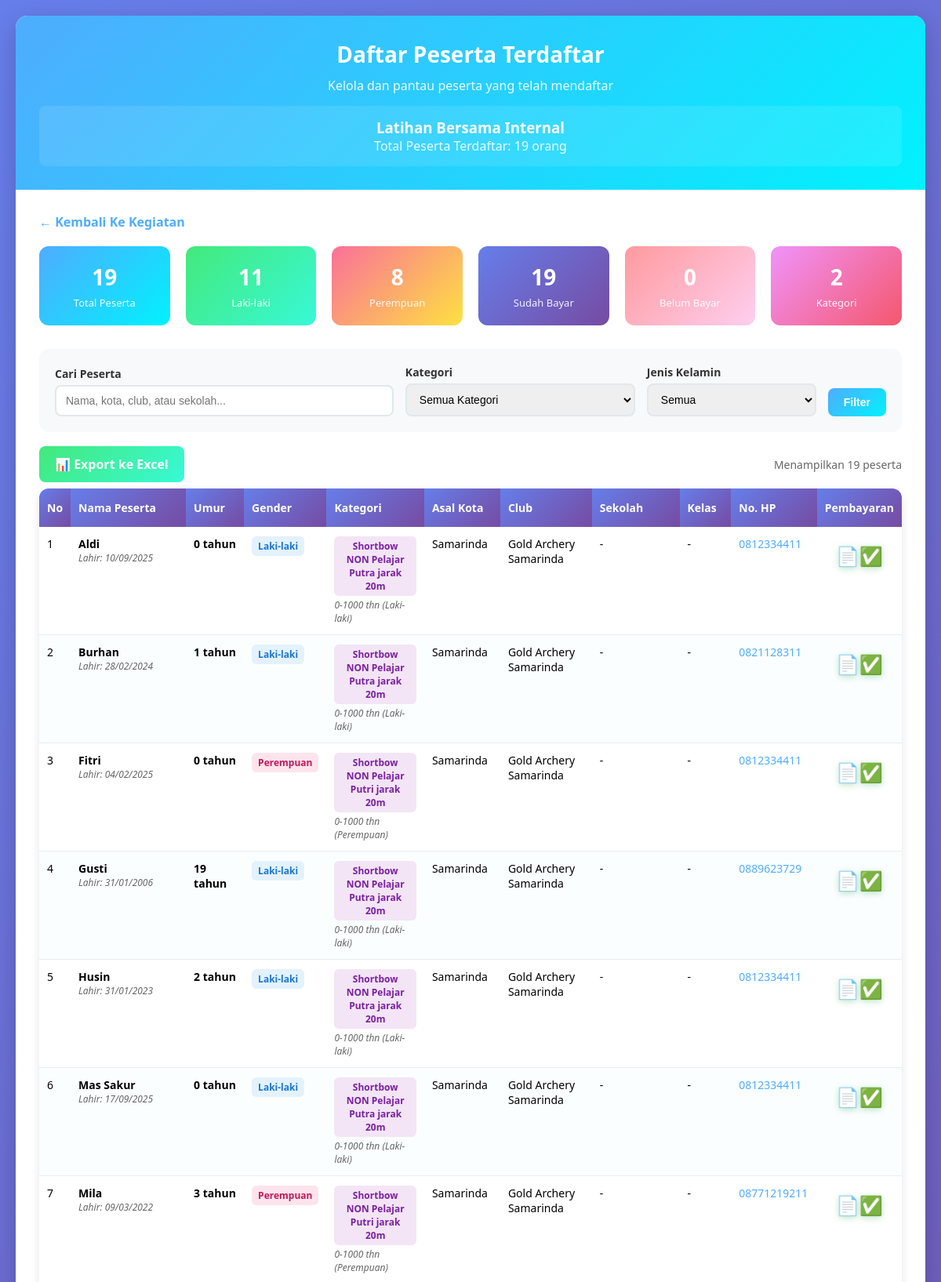
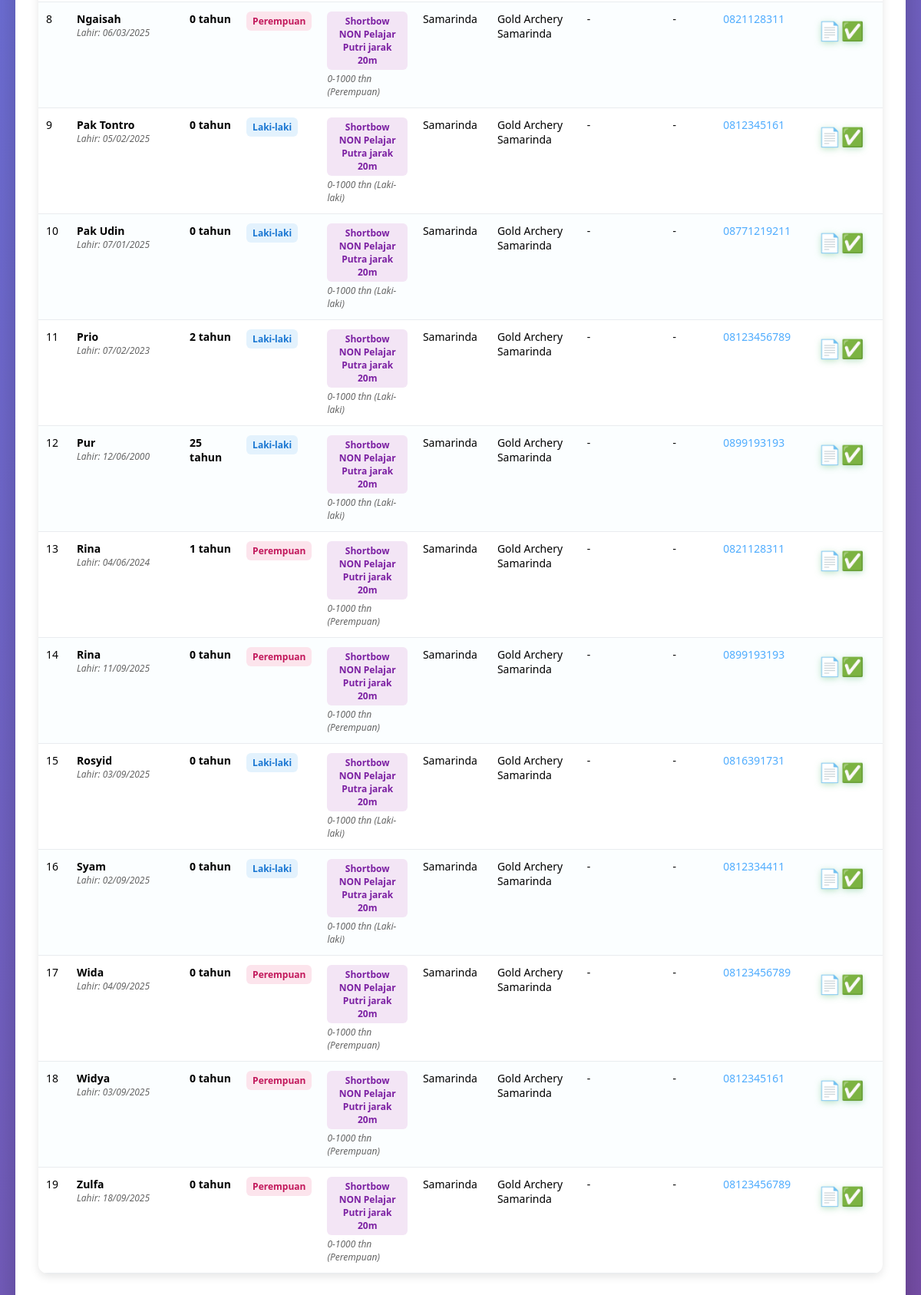
/detail.php?id=12 (upper part), run on the app's committed database (2 pictures, top to bottom).
### tables this page shows
CREATE TABLE `kegiatan` (
  `id` int NOT NULL,
  `nama_kegiatan` varchar(255) NOT NULL
);

CREATE TABLE `categories` (
  `id` int NOT NULL,
  `name` varchar(50) NOT NULL,
  `min_age` int NOT NULL,
  `max_age` int NOT NULL,
  `gender` enum('Laki-laki','Perempuan','Campuran') DEFAULT 'Campuran',
  `max_participants` int DEFAULT '32',
  `status` enum('active','inactive') DEFAULT 'active',
  `created_at` timestamp NULL DEFAULT CURRENT_TIMESTAMP,
  `updated_at` timestamp NULL DEFAULT CURRENT_TIMESTAMP ON UPDATE CURRENT_TIMESTAMP
);

CREATE TABLE `peserta` (
  `id` int NOT NULL,
  `nama_peserta` varchar(100) NOT NULL,
  `tanggal_lahir` date NOT NULL,
  `jenis_kelamin` enum('Laki-laki','Perempuan') NOT NULL,
  `asal_kota` varchar(100) DEFAULT NULL,
  `nama_club` varchar(100) DEFAULT NULL,
  `sekolah` varchar(100) DEFAULT NULL,
  `kelas` varchar(50) DEFAULT NULL,
  `nomor_hp` varchar(20) DEFAULT NULL,
  `bukti_pembayaran` varchar(255) DEFAULT NULL,
  `category_id` int DEFAULT NULL,
  `kegiatan_id` int DEFAULT NULL
);

### detail.php (the view, shortened to what this page needs)
    <?php
$kegiatan_id = isset($_GET['kegiatan_id']) ? intval($_GET['kegiatan_id']) : null;
if (!$kegiatan_id) {
    try {
        $queryFirstKegiatan = "SELECT id FROM kegiatan WHERE id = " . (isset($_GET['POST']) ? intval($_GET['POST']) : $_GET['id']);
        $resultFirstKegiatan = $conn->query($queryFirstKegiatan);
        if ($resultFirstKegiatan && $resultFirstKegiatan->num_rows > 0) {
            $firstKegiatan = $resultFirstKegiatan->fetch_assoc();
            $kegiatan_id = $firstKegiatan['id'];
        }
    } catch (Exception $e) {
        die("Error mengambil kegiatan: " . $e->getMessage());
    }
}
$kegiatanData = [];
try {
    $queryKegiatan = "SELECT id, nama_kegiatan FROM kegiatan WHERE id = ?";
    $stmtKegiatan = $conn->prepare($queryKegiatan);
    $stmtKegiatan->bind_param("i", $kegiatan_id);
    $stmtKegiatan->execute();
    $resultKegiatan = $stmtKegiatan->get_result();
    if ($resultKegiatan->num_rows > 0) {
        $kegiatanData = $resultKegiatan->fetch_assoc();
    } else {
        die("Kegiatan tidak ditemukan.");
    }
} catch (Exception $e) {
    die("Error mengambil data kegiatan: " . $e->getMessage());
}
$search = isset($_GET['search']) ? trim($_GET['search']) : '';
$filter_kategori = isset($_GET['filter_kategori']) ? intval($_GET['filter_kategori']) : 0;
$filter_gender = isset($_GET['filter_gender']) ? $_GET['filter_gender'] : '';
$whereConditions = ["p.kegiatan_id = ?"];
$params = [$kegiatan_id];
$types = "i";
$whereClause = implode(" AND ", $whereConditions);
$queryPeserta = "
    SELECT
        p.id,
        p.nama_peserta,
        p.tanggal_lahir,
        p.jenis_kelamin,
        p.asal_kota,
        p.nama_club,
        p.sekolah,
        p.kelas,
        p.nomor_hp,
        p.bukti_pembayaran,
        c.name as category_name,
        c.min_age,
        c.max_age,
        c.gender as category_gender,
        TIMESTAMPDIFF(YEAR, p.tanggal_lahir, CURDATE()) as umur
    FROM peserta p
    LEFT JOIN categories c ON p.category_id = c.id
    WHERE $whereClause
    ORDER BY p.nama_peserta ASC
";
$pesertaList = [];
$totalPeserta = 0;
try {
    $stmtPeserta = $conn->prepare($queryPeserta);
    if (!empty($params)) {
        $stmtPeserta->bind_param($types, ...$params);
    }
    $stmtPeserta->execute();
    $resultPeserta = $stmtPeserta->get_result();
    while ($row = $resultPeserta->fetch_assoc()) {
        $pesertaList[] = $row;
    }
    $totalPeserta = count($pesertaList);
} catch (Exception $e) {
    die("Error mengambil data peserta: " . $e->getMessage());
}
$statistik = [
    'total' => $totalPeserta,
    'laki_laki' => 0,
    'perempuan' => 0,
    'kategori' => [],
    'sudah_bayar' => 0,
    'belum_bayar' => 0
];
foreach ($pesertaList as $peserta) {
    if ($peserta['jenis_kelamin'] == 'Laki-laki') {
        $statistik['laki_laki']++;
    } else {
        $statistik['perempuan']++;
    }
    if (!empty($peserta['bukti_pembayaran'])) {
        $statistik['sudah_bayar']++;
    } else {
        $statistik['belum_bayar']++;
    }
    $kategori = $peserta['category_name'];
    if (!isset($statistik['kategori'][$kategori])) {
        $statistik['kategori'][$kategori] = 0;
    }
    $statistik['kategori'][$kategori]++;
}
?>
<!DOCTYPE html>
<html lang="id">
<head>
</head>
<body>
    <div class="container">
        <div class="header">
            <h1>Daftar Peserta Terdaftar</h1>
            <p>Kelola dan pantau peserta yang telah mendaftar</p>
            <div class="kegiatan-info">
                <h3><?= htmlspecialchars($kegiatanData['nama_kegiatan']) ?></h3>
                <p>Total Peserta Terdaftar: <?= $totalPeserta ?> orang</p>
            </div>
        </div>
        <div class="content">
            <a href="kegiatan.view.php" class="back-link">← Kembali Ke Kegiatan</a>
            <div class="statistics">
                <div class="stat-card primary">
                    <div class="stat-number"><?= $statistik['total'] ?></div>
                    <div class="stat-label">Total Peserta</div>
                </div>
                <div class="stat-card success">
                    <div class="stat-number"><?= $statistik['laki_laki'] ?></div>
                    <div class="stat-label">Laki-laki</div>
                </div>
                <div class="stat-card warning">
                    <div class="stat-number"><?= $statistik['perempuan'] ?></div>
                    <div class="stat-label">Perempuan</div>
                </div>
                <div class="stat-card info">
                    <div class="stat-number"><?= $statistik['sudah_bayar'] ?></div>
                    <div class="stat-label">Sudah Bayar</div>
                </div>
                <div class="stat-card danger">
                    <div class="stat-number"><?= $statistik['belum_bayar'] ?></div>
                    <div class="stat-label">Belum Bayar</div>
                </div>
                <div class="stat-card">
                    <div class="stat-number"><?= count($statistik['kategori']) ?></div>
                    <div class="stat-label">Kategori</div>
                </div>
            </div>
            <div class="filters">
                <form method="GET" action="">
                    <div class="filters-grid">
                        <div class="filter-group">
                            <label for="search">Cari Peserta</label>
                            <input type="text"
                                   id="search"
                                   name="search"
                                   class="form-control"
                                   placeholder="Nama, kota, club, atau sekolah..."
                                   value="<?= htmlspecialchars($search) ?>">
                        </div>
                        <div class="filter-group">
                            <label for="filter_kategori">Kategori</label>
                            <select id="filter_kategori" name="filter_kategori" class="form-control">
                                <option value="">Semua Kategori</option>
                            </select>
                        </div>
                        <div class="filter-group">
                            <label for="filter_gender">Jenis Kelamin</label>
                            <select id="filter_gender" name="filter_gender" class="form-control">
                                <option value="">Semua</option>
                            </select>
                        </div>
                        <div class="filter-group filter-buttons">
                            <button type="submit" class="btn btn-primary">Filter</button>
                        </div>
                    </div>
                </form>
            </div>
            <div class="actions">
                <div>
                    <?php if ($totalPeserta > 0): ?>
                        <a href="?export=excel&kegiatan_id=<?= $kegiatan_id ?>&search=<?= urlencode($search) ?>&filter_kategori=<?= $filter_kategori ?>&filter_gender=<?= urlencode($filter_gender) ?>"
                           class="export-btn" target="_blank">
                            📊 Export ke Excel
                        </a>
                    <?php endif; ?>
                </div>
                <div>
                    <?php if ($totalPeserta > 0): ?>
                        <span style="color: #666; font-size: 14px;">
                            Menampilkan <?= $totalPeserta ?> peserta
                        </span>
                    <?php endif; ?>
                </div>
            </div>
            <div class="table-container">
                <?php if ($totalPeserta > 0): ?>
                    <table class="table">
                        <thead>
                            <tr>
                                <th style="width: 30px;">No</th>
                                <th style="width: 180px;">Nama Peserta</th>
                                <th style="width: 80px;">Umur</th>
                                <th style="width: 90px;">Gender</th>
                                <th style="width: 140px;">Kategori</th>
                                <th style="width: 100px;">Asal Kota</th>
                                <th style="width: 130px;">Club</th>
                                <th style="width: 130px;">Sekolah</th>
                                <th style="width: 70px;">Kelas</th>
                                <th style="width: 110px;">No. HP</th>
                                <th style="width: 80px;">Pembayaran</th>
                            </tr>
                        </thead>
                        <tbody>
                            <?php foreach ($pesertaList as $index => $peserta): ?>
                                <tr>
                                    <td><?= $index + 1 ?></td>
                                    <td>
                                        <strong><?= htmlspecialchars($peserta['nama_peserta']) ?></strong>
                                        <div class="age-info">
                                            Lahir: <?= date('d/m/Y', strtotime($peserta['tanggal_lahir'])) ?>
                                        </div>
                                    </td>
                                    <td>
                                        <strong><?= $peserta['umur'] ?> tahun</strong>
                                    </td>
                                    <td>
                                        <span class="badge <?= $peserta['jenis_kelamin'] == 'Laki-laki' ? 'badge-male' : 'badge-female' ?>">
                                            <?= $peserta['jenis_kelamin'] ?>
                                        </span>
                                    </td>
                                    <td>
                                        <div class="badge badge-category">
                                            <?= htmlspecialchars($peserta['category_name']) ?>
                                        </div>
                                        <div class="age-info">
                                            <?= $peserta['min_age'] ?>-<?= $peserta['max_age'] ?> thn
                                            (<?= $peserta['category_gender'] == 'Campuran' ? 'Putra/Putri' : $peserta['category_gender'] ?>)
                                        </div>
                                    </td>
                                    <td><?= htmlspecialchars($peserta['asal_kota'] ?: '-') ?></td>
                                    <td><?= htmlspecialchars($peserta['nama_club'] ?: '-') ?></td>
                                    <td><?= htmlspecialchars($peserta['sekolah'] ?: '-') ?></td>
                                    <td><?= htmlspecialchars($peserta['kelas'] ?: '-') ?></td>
                                    <td>
                                        <a href="tel:<?= htmlspecialchars($peserta['nomor_hp']) ?>"
                                           style="color: #4facfe; text-decoration: none;">
                                            <?= htmlspecialchars($peserta['nomor_hp']) ?>
                                        </a>
                                    </td>
                                    <td>
                                        <div class="payment-status">
                                            <?php if (!empty($peserta['bukti_pembayaran'])): ?>
                                                <div class="payment-tooltip">
                                                    <span class="payment-icon payment-success"
                                                          onclick="showPaymentModal('<?= htmlspecialchars($peserta['nama_peserta']) ?>', '<?= $peserta['bukti_pembayaran'] ?>')">
                                                        📄✅
                                                    </span>
                                                </div>
                                            <?php endif; ?>
                                        </div>
                                    </td>
                                </tr>
                            <?php endforeach; ?>
                        </tbody>
                    </table>
                <?php endif; ?>
            </div>
        </div>
    </div>
</body>
</html>

### data on the page
kegiatan: nama_kegiatan "Latihan Bersama Internal"
categories: min_age "0"
peserta: nama_peserta "Aldi", tanggal_lahir "10/09/2025", umur "0", jenis_kelamin "Laki-laki", category.name "Shortbow NON Pelajar Putra jarak 20m", category.min_age "0", category.max_age "1000", category.gender "Laki-laki", asal_kota "Samarinda", nama_club "Gold Archery Samarinda", sekolah "-", kelas "-", nomor_hp "0812334411"
peserta: nama_peserta "Burhan", tanggal_lahir "28/02/2024", umur "1", jenis_kelamin "Laki-laki", category.name "Shortbow NON Pelajar Putra jarak 20m", category.min_age "0", category.max_age "1000", category.gender "Laki-laki", asal_kota "Samarinda", nama_club "Gold Archery Samarinda", sekolah "-", kelas "-", nomor_hp "0821128311"
peserta: nama_peserta "Fitri", tanggal_lahir "04/02/2025", umur "0", jenis_kelamin "Perempuan", category.name "Shortbow NON Pelajar Putri jarak 20m", category.min_age "0", category.max_age "1000", category.gender "Perempuan", asal_kota "Samarinda", nama_club "Gold Archery Samarinda", sekolah "-", kelas "-", nomor_hp "0812334411"
peserta: nama_peserta "Gusti", tanggal_lahir "31/01/2006", umur "19", jenis_kelamin "Laki-laki", category.name "Shortbow NON Pelajar Putra jarak 20m", category.min_age "0", category.max_age "1000", category.gender "Laki-laki", asal_kota "Samarinda", nama_club "Gold Archery Samarinda", sekolah "-", kelas "-", nomor_hp "0889623729"
peserta: nama_peserta "Husin", tanggal_lahir "31/01/2023", umur "2", jenis_kelamin "Laki-laki", category.name "Shortbow NON Pelajar Putra jarak 20m", category.min_age "0", category.max_age "1000", category.gender "Laki-laki", asal_kota "Samarinda", nama_club "Gold Archery Samarinda", sekolah "-", kelas "-", nomor_hp "0812334411"
peserta: nama_peserta "Mas Sakur", tanggal_lahir "17/09/2025", umur "0", jenis_kelamin "Laki-laki", category.name "Shortbow NON Pelajar Putra jarak 20m", category.min_age "0", category.max_age "1000", category.gender "Laki-laki", asal_kota "Samarinda", nama_club "Gold Archery Samarinda", sekolah "-", kelas "-", nomor_hp "0812334411"
peserta: nama_peserta "Mila", tanggal_lahir "09/03/2022", umur "3", jenis_kelamin "Perempuan", category.name "Shortbow NON Pelajar Putri jarak 20m", category.min_age "0", category.max_age "1000", category.gender "Perempuan", asal_kota "Samarinda", nama_club "Gold Archery Samarinda", sekolah "-", kelas "-", nomor_hp "08771219211"
peserta: nama_peserta "Ngaisah", tanggal_lahir "06/03/2025", umur "0", jenis_kelamin "Perempuan", category.name "Shortbow NON Pelajar Putri jarak 20m", category.min_age "0", category.max_age "1000", category.gender "Perempuan", asal_kota "Samarinda", nama_club "Gold Archery Samarinda", sekolah "-", kelas "-", nomor_hp "0821128311"
peserta: nama_peserta "Pak Tontro", tanggal_lahir "05/02/2025", umur "0", jenis_kelamin "Laki-laki", category.name "Shortbow NON Pelajar Putra jarak 20m", category.min_age "0", category.max_age "1000", category.gender "Laki-laki", asal_kota "Samarinda", nama_club "Gold Archery Samarinda", sekolah "-", kelas "-", nomor_hp "0812345161"
peserta: nama_peserta "Pak Udin", tanggal_lahir "07/01/2025", umur "0", jenis_kelamin "Laki-laki", category.name "Shortbow NON Pelajar Putra jarak 20m", category.min_age "0", category.max_age "1000", category.gender "Laki-laki", asal_kota "Samarinda", nama_club "Gold Archery Samarinda", sekolah "-", kelas "-", nomor_hp "08771219211"
peserta: nama_peserta "Prio", tanggal_lahir "07/02/2023", umur "2", jenis_kelamin "Laki-laki", category.name "Shortbow NON Pelajar Putra jarak 20m", category.min_age "0", category.max_age "1000", category.gender "Laki-laki", asal_kota "Samarinda", nama_club "Gold Archery Samarinda", sekolah "-", kelas "-", nomor_hp "08123456789"
peserta: nama_peserta "Pur", tanggal_lahir "12/06/2000", umur "25", jenis_kelamin "Laki-laki", category.name "Shortbow NON Pelajar Putra jarak 20m", category.min_age "0", category.max_age "1000", category.gender "Laki-laki", asal_kota "Samarinda", nama_club "Gold Archery Samarinda", sekolah "-", kelas "-", nomor_hp "0899193193"
peserta: nama_peserta "Rina", tanggal_lahir "04/06/2024", umur "1", jenis_kelamin "Perempuan", category.name "Shortbow NON Pelajar Putri jarak 20m", category.min_age "0", category.max_age "1000", category.gender "Perempuan", asal_kota "Samarinda", nama_club "Gold Archery Samarinda", sekolah "-", kelas "-", nomor_hp "0821128311"
peserta: nama_peserta "Rina", tanggal_lahir "11/09/2025", umur "0", jenis_kelamin "Perempuan", category.name "Shortbow NON Pelajar Putri jarak 20m", category.min_age "0", category.max_age "1000", category.gender "Perempuan", asal_kota "Samarinda", nama_club "Gold Archery Samarinda", sekolah "-", kelas "-", nomor_hp "0899193193"
peserta: nama_peserta "Rosyid", tanggal_lahir "03/09/2025", umur "0", jenis_kelamin "Laki-laki", category.name "Shortbow NON Pelajar Putra jarak 20m", category.min_age "0", category.max_age "1000", category.gender "Laki-laki", asal_kota "Samarinda", nama_club "Gold Archery Samarinda", sekolah "-", kelas "-", nomor_hp "0816391731"
peserta: nama_peserta "Syam", tanggal_lahir "02/09/2025", umur "0", jenis_kelamin "Laki-laki", category.name "Shortbow NON Pelajar Putra jarak 20m", category.min_age "0", category.max_age "1000", category.gender "Laki-laki", asal_kota "Samarinda", nama_club "Gold Archery Samarinda", sekolah "-", kelas "-", nomor_hp "0812334411"
peserta: nama_peserta "Wida", tanggal_lahir "04/09/2025", umur "0", jenis_kelamin "Perempuan", category.name "Shortbow NON Pelajar Putri jarak 20m", category.min_age "0", category.max_age "1000", category.gender "Perempuan", asal_kota "Samarinda", nama_club "Gold Archery Samarinda", sekolah "-", kelas "-", nomor_hp "08123456789"
peserta: nama_peserta "Widya", tanggal_lahir "03/09/2025", umur "0", jenis_kelamin "Perempuan", category.name "Shortbow NON Pelajar Putri jarak 20m", category.min_age "0", category.max_age "1000", category.gender "Perempuan", asal_kota "Samarinda", nama_club "Gold Archery Samarinda", sekolah "-", kelas "-", nomor_hp "0812345161"
peserta: nama_peserta "Zulfa", tanggal_lahir "18/09/2025", umur "0", jenis_kelamin "Perempuan", category.name "Shortbow NON Pelajar Putri jarak 20m", category.min_age "0", category.max_age "1000", category.gender "Perempuan", asal_kota "Samarinda", nama_club "Gold Archery Samarinda", sekolah "-", kelas "-", nomor_hp "08123456789"

### other printed values
$totalPeserta "19"
$statistik['total'] "19"
$statistik['laki_laki'] "11"
$statistik['perempuan'] "8"
$statistik['sudah_bayar'] "19"
count($statistik['kategori']) "2"
